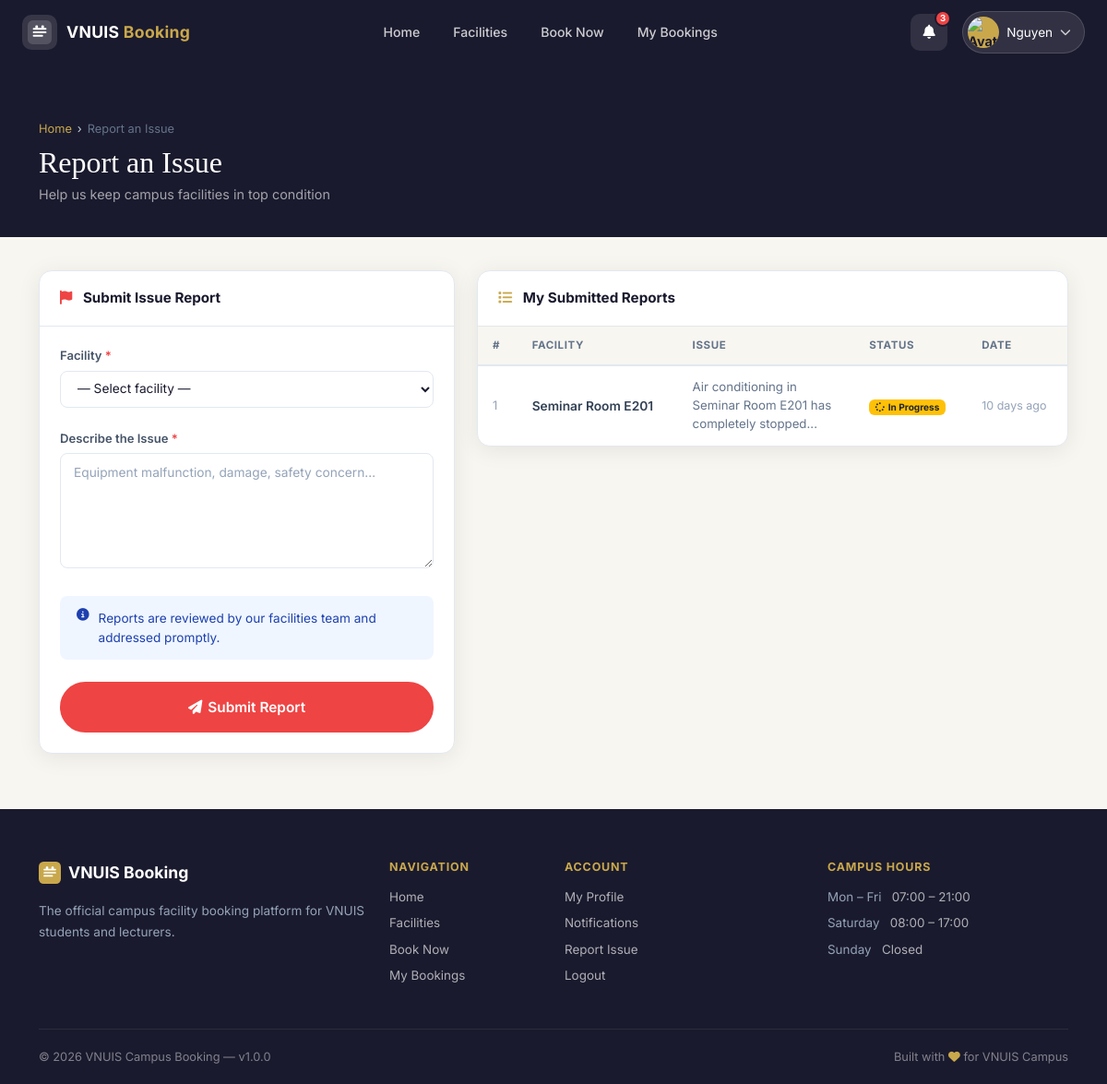
The app's page /views/reports/facility.php (signed in) with its own data.
### tables this page shows
CREATE TABLE reports (
    id                INT AUTO_INCREMENT PRIMARY KEY,
    facility_id       INT           NOT NULL,
    user_id           INT           NOT NULL,
    issue_description TEXT          NOT NULL,
    report_status     ENUM('open','in_progress','resolved') NOT NULL DEFAULT 'open',
    admin_note        TEXT          NULL,
    created_at        DATETIME      NOT NULL DEFAULT CURRENT_TIMESTAMP,
    updated_at        DATETIME      NULL ON UPDATE CURRENT_TIMESTAMP,
    CONSTRAINT fk_reports_facility FOREIGN KEY (facility_id) REFERENCES facilities(id) ON DELETE CASCADE,
    CONSTRAINT fk_reports_user     FOREIGN KEY (user_id)     REFERENCES users(id)      ON DELETE CASCADE
);

CREATE TABLE facilities (
    id            INT AUTO_INCREMENT PRIMARY KEY,
    facility_name VARCHAR(150)  NOT NULL,
    facility_type ENUM('classroom','lab','meeting_room','auditorium','equipment') NOT NULL,
    capacity      INT           NOT NULL DEFAULT 1,
    location      VARCHAR(200)  NOT NULL,
    status        ENUM('available','maintenance','inactive') NOT NULL DEFAULT 'available',
    description   TEXT          NULL,
    image_path    VARCHAR(255)  NULL,
    created_at    DATETIME      NOT NULL DEFAULT CURRENT_TIMESTAMP,
    updated_at    DATETIME      NULL ON UPDATE CURRENT_TIMESTAMP
);

### config/db.php (called while the page is built, shortened)
<?php
function getDB() {
    static $pdo = null;
    if ($pdo === null) {
        try {
            $dsn = "mysql:host=" . DB_HOST . ";dbname=" . DB_NAME . ";charset=" . DB_CHARSET;
            $options = [
                PDO::ATTR_ERRMODE            => PDO::ERRMODE_EXCEPTION,
                PDO::ATTR_DEFAULT_FETCH_MODE => PDO::FETCH_ASSOC,
                PDO::ATTR_EMULATE_PREPARES   => false,
            ];
            $pdo = new PDO($dsn, DB_USER, DB_PASS, $options);
        } catch (PDOException $e) {
            die(json_encode(['error' => 'Database connection failed: ' . $e->getMessage()]));
        }
    }
    return $pdo;
}

### models/Report.php (called while the page is built, shortened)
<?php
require_once __DIR__ . '/../config/db.php';
class Report {
    private $pdo;
    public function __construct() {
        $this->pdo = getDB();
    }
    public function getByUser($userId) {
        $stmt = $this->pdo->prepare(
            "SELECT r.*, f.facility_name FROM reports r
             JOIN facilities f ON r.facility_id = f.id
             WHERE r.user_id = ? ORDER BY r.created_at DESC"
        );
        $stmt->execute([$userId]);
        return $stmt->fetchAll();
    }
}

### models/Facility.php (called while the page is built, shortened)
<?php
require_once __DIR__ . '/../config/db.php';
class Facility {
    private $pdo;
    public function __construct() {
        $this->pdo = getDB();
    }
    public function getAll($type = null, $status = null) {
        $sql = "SELECT f.*,
                    (SELECT COUNT(*) FROM bookings b WHERE b.facility_id = f.id AND b.status IN ('approved','pending')) AS active_bookings,
                    COALESCE((SELECT AVG(r.rating) FROM reviews r JOIN bookings b ON r.booking_id = b.id WHERE b.facility_id = f.id), 0) AS avg_rating,
                    (SELECT COUNT(*) FROM reviews r JOIN bookings b ON r.booking_id = b.id WHERE b.facility_id = f.id) AS review_count
                FROM facilities f WHERE 1=1";
        $params = [];
        $sql .= " ORDER BY f.facility_name ASC";
        $stmt = $this->pdo->prepare($sql);
        $stmt->execute($params);
        return $stmt->fetchAll();
    }
}

### views/reports/facility.php (the view, shortened to what this page needs)
<?php
require_once __DIR__ . '/../../includes/functions.php';
require_once __DIR__ . '/../../models/Report.php';
require_once __DIR__ . '/../../models/Facility.php';
$reportModel   = new Report();
$facilityModel = new Facility();
$userId        = $_SESSION['user_id'];
$isAdmin       = ($_SESSION['role'] === 'admin');
$facilities = $facilityModel->getAll();
if ($isAdmin) {
    $statusFilter = $_GET['status'] ?? '';
    $reports = $reportModel->getAll($statusFilter ?: null);
} else {
    $reports = $reportModel->getByUser($userId);
}
    ?>
<?php include __DIR__ . '/../../includes/user_header.php'; ?>
<?php include __DIR__ . '/../../includes/user_navbar.php'; ?>
<div class="u-page">
  <div style="background:var(--u-primary);padding:60px 0 36px">
    <div class="container">
      <div class="u-breadcrumb mb-2">
        <a href="<?= APP_URL ?>/views/dashboard/index.php">Home</a>
        <span class="u-breadcrumb-sep">›</span>
        <span>Report an Issue</span>
      </div>
      <h1 style="font-family:var(--u-font-serif);color:#fff;font-size:2rem;margin-bottom:4px">Report an Issue</h1>
      <p style="color:rgba(255,255,255,.6);font-size:.9rem;margin:0">Help us keep campus facilities in top condition</p>
    </div>
  </div>
  <div class="u-page-inner">
    <div class="container">
      <div class="row g-4">
        <div class="col-lg-5" data-aos="fade-up">
          <div class="u-card">
            <div class="u-card-header"><span><i class="fas fa-flag" style="color:#EF4444"></i> Submit Issue Report</span></div>
            <div class="u-card-body">
              <form method="POST" novalidate>
                <div class="mb-4">
                  <label class="u-form-label">Facility <span style="color:#EF4444">*</span></label>
                  <select class="u-form-control" name="facility_id" required style="appearance:auto">
                    <option value="">— Select facility —</option>
                  </select>
                </div>
                <div class="mb-4">
                  <label class="u-form-label">Describe the Issue <span style="color:#EF4444">*</span></label>
                  <textarea class="u-form-control" name="issue_description" rows="5"
                            placeholder="Equipment malfunction, damage, safety concern…"
                            required minlength="10" style="resize:vertical;min-height:110px"></textarea>
                </div>
                <div class="u-alert u-alert-info mb-4">
                  <i class="fas fa-info-circle"></i>
                  Reports are reviewed by our facilities team and addressed promptly.
                </div>
                <button type="submit" name="submit_report" value="1"
                        class="u-btn u-btn-lg w-100" style="justify-content:center;background:#EF4444;color:#fff;border-color:#EF4444;border-radius:50px">
                  <i class="fas fa-paper-plane"></i> Submit Report
                </button>
              </form>
            </div>
          </div>
        </div>
        <div class="col-lg-7" data-aos="fade-up" data-aos-delay="60">
          <div class="u-card">
            <div class="u-card-header"><span><i class="fas fa-list"></i> My Submitted Reports</span></div>
            <?php if (empty($reports)): ?>
            <div class="u-empty">
              <i class="fas fa-clipboard-check d-block"></i>
              <p>No reports submitted yet.</p>
            </div>
            <?php else: ?>
            <div style="overflow-x:auto">
              <table class="u-table">
                <thead><tr>
                  <th>#</th><th>Facility</th><th>Issue</th><th>Status</th><th>Date</th>
                </tr></thead>
                <tbody>
                <?php foreach ($reports as $i => $r): ?>
                <tr>
                  <td style="color:#94A3B8;font-size:.82rem"><?= $i+1 ?></td>
                  <td>
                    <div style="font-weight:600;font-size:.86rem"><?= sanitize($r['facility_name']) ?></div>
                  </td>
                  <td style="font-size:.83rem;color:var(--u-gray);max-width:180px"><?= sanitize(truncate($r['issue_description'],60)) ?></td>
                  <td><?= getStatusBadge($r['report_status']) ?></td>
                  <td style="font-size:.78rem;color:#94A3B8;white-space:nowrap"><?= timeAgo($r['created_at']) ?></td>
                </tr>
                <?php endforeach; ?>
                </tbody>
              </table>
            </div>
            <?php endif; ?>
          </div>
        </div>
      </div>
    </div>
  </div>
</div>
<?php include __DIR__ . '/../../includes/user_footer.php'; ?>

### includes/functions.php (shortened to what this page needs)
<?php
require_once __DIR__ . '/../config/db.php';
function sanitize($value) {
    return htmlspecialchars(trim((string)$value), ENT_QUOTES, 'UTF-8');
}
function getStatusBadge($status) {
    $map = [
        'pending'     => ['bg-warning text-dark', 'clock',       'Pending'],
        'approved'    => ['bg-success',            'check-circle','Approved'],
        'rejected'    => ['bg-danger',             'times-circle','Rejected'],
        'cancelled'   => ['bg-secondary',          'ban',         'Cancelled'],
        'completed'   => ['bg-info',               'flag',        'Completed'],
        'available'   => ['bg-success',            'check',       'Available'],
        'maintenance' => ['bg-warning text-dark',  'tools',       'Maintenance'],
        'inactive'    => ['bg-secondary',          'minus-circle','Inactive'],
        'open'        => ['bg-danger',             'exclamation', 'Open'],
        'in_progress' => ['bg-warning text-dark',  'spinner',     'In Progress'],
        'resolved'    => ['bg-success',            'check',       'Resolved'],
        'good'        => ['bg-success',            'check',       'Good'],
        'damaged'     => ['bg-danger',             'times',       'Damaged'],
        'missing'     => ['bg-secondary',          'question',    'Missing'],
    ];
    $s = strtolower($status);
    if (isset($map[$s])) {
        [$cls, $icon, $label] = $map[$s];
        return '<span class="badge ' . $cls . '"><i class="fas fa-' . $icon . ' me-1"></i>' . $label . '</span>';
    }
    return '<span class="badge bg-secondary">' . sanitize($status) . '</span>';
}
function truncate($text, $length = 100) {
    $text = strip_tags($text);
    return substr($text, 0, $length) . '...';
}
function timeAgo($datetime) {
    $now  = new DateTime();
    $ago  = new DateTime($datetime);
    $diff = $now->diff($ago);
    if ($diff->d > 0) return $diff->d . ' day' . ($diff->d > 1 ? 's' : '') . ' ago';
    return 'just now';
}

### assets/css/user-theme.css (style rules this page uses)
:root { --u-primary: #1a1a2e; --u-secondary: #16213e; --u-accent: #0f3460; --u-gold: #c9a84c; --u-gold-light: #f0d080; --u-white: #ffffff; --u-off-white: #f8f6f0; --u-gray: #64748B; --u-light: #F1F5F9; --u-border: #E2E8F0; --u-radius: 14px; --u-radius-sm: 8px; --u-shadow: 0 4px 24px rgba(0,0,0,.08); --u-shadow-lg: 0 12px 48px rgba(0,0,0,.14); --u-font: 'Inter', sans-serif; --u-font-serif: 'Playfair Display', serif; --u-transition: all .28s ease; --u-navbar-h: 70px; }
*, *::before, *::after { box-sizing: border-box; margin: 0; padding: 0; }
html { scroll-behavior: smooth; }
body.user-layout { font-family: var(--u-font); background: var(--u-off-white); color: var(--u-primary); min-height: 100vh; }
a { text-decoration: none; color: inherit; }
.u-page { padding-top: var(--u-navbar-h); min-height: 100vh; }
.u-page-inner { padding: 36px 0 60px; }
.u-btn { font-family: var(--u-font); font-weight: 600; border-radius: 50px; font-size: .84rem; padding: 9px 22px; cursor: pointer; transition: var(--u-transition); display: inline-flex; align-items: center; gap: 6px; border: 2px solid transparent; }
.u-btn-lg { padding: 14px 36px; font-size: .96rem; }
.u-card { background: #fff; border-radius: var(--u-radius); border: 1px solid var(--u-border); box-shadow: var(--u-shadow); }
.u-card-header { padding: 18px 22px; border-bottom: 1px solid var(--u-border); font-weight: 700; font-size: .95rem; color: var(--u-primary); display: flex; align-items: center; justify-content: space-between; border-radius: var(--u-radius) var(--u-radius) 0 0; }
.u-card-header i { color: var(--u-gold); margin-right: 8px; }
.u-card-body { padding: 22px; }
.u-table { width: 100%; border-collapse: collapse; font-size: .84rem; }
.u-table thead th { background: var(--u-off-white); color: var(--u-gray); font-size: .72rem; font-weight: 700; text-transform: uppercase; letter-spacing: .6px; padding: 12px 16px; border-bottom: 2px solid var(--u-border); white-space: nowrap; }
.u-table tbody td { padding: 13px 16px; border-bottom: 1px solid var(--u-border); vertical-align: middle; color: #334155; }
.u-table tbody tr:last-child td { border-bottom: none; }
.u-form-label { font-size: .82rem; font-weight: 600; color: #475569; margin-bottom: 6px; display: block; }
.u-form-control { font-family: var(--u-font); font-size: .86rem; border: 1.5px solid var(--u-border); border-radius: var(--u-radius-sm); padding: 10px 14px; width: 100%; background: #fff; color: var(--u-primary); transition: var(--u-transition); outline: none; }
.u-form-control::placeholder { color: #94A3B8; }
.u-alert { border-radius: var(--u-radius-sm); padding: 14px 18px; font-size: .85rem; display: flex; align-items: flex-start; gap: 10px; border: none; }
.u-alert-info { background: #EFF6FF; color: #1E40AF; }
.u-breadcrumb { display: flex; align-items: center; gap: 6px; font-size: .8rem; color: var(--u-gray); margin-bottom: 4px; }
.u-breadcrumb a { color: var(--u-gold); }
.u-breadcrumb-sep { color: #cbd5e1; }

### records on screen
reports: facility.facility_name "Seminar Room E201", issue_description "Air conditioning in Seminar Room E201 has completely stopped...", created_at "10 days ago"

### other values on screen
$link['label'] "Home"
$link['label'] "Facilities"
$link['label'] "Book Now"
$link['label'] "My Bookings"
$unreadCount "3"
explode(' ', $_SESSION['full_name'] ?? 'User')[0] "Nguyen"
APP_NAME "VNUIS Campus Booking"
APP_VERSION "1.0.0"
